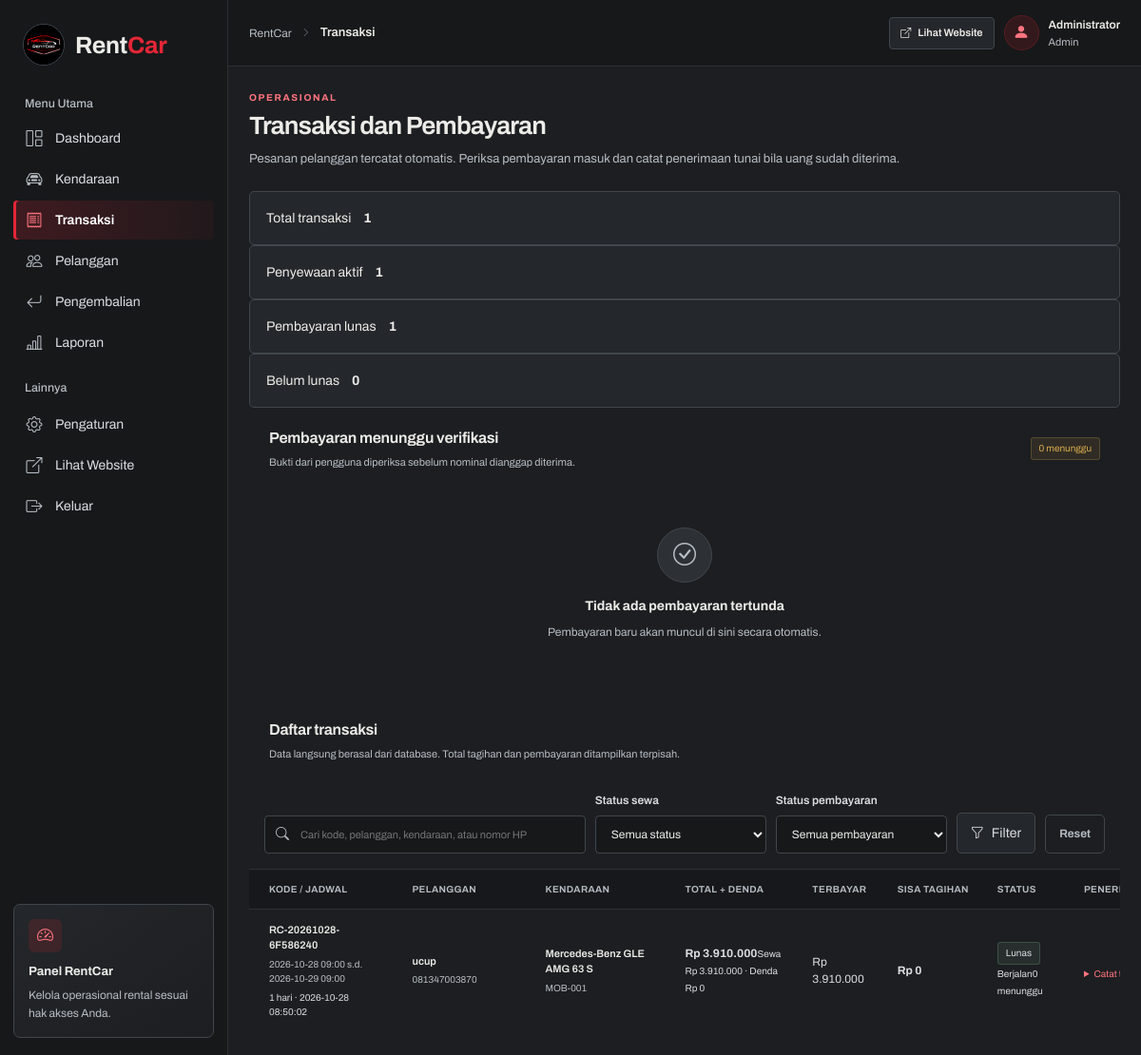
Screenshot of /admin/transaksi.php (signed in) with the database file from the repository.
### tables this page shows
CREATE TABLE `transaksi` (
  `id_transaksi` int(10) UNSIGNED NOT NULL,
  `kode_transaksi` varchar(30) NOT NULL,
  `id_pelanggan` int(10) UNSIGNED NOT NULL,
  `id_kendaraan` int(10) UNSIGNED NOT NULL,
  `tanggal_sewa` date NOT NULL,
  `waktu_sewa` time NOT NULL DEFAULT '09:00:00',
  `tanggal_kembali` date NOT NULL,
  `waktu_kembali` time NOT NULL DEFAULT '09:00:00',
  `lama_sewa` smallint(5) UNSIGNED NOT NULL,
  `harga_sewa` decimal(12,2) NOT NULL,
  `total_harga` decimal(12,2) NOT NULL,
  `uang_bayar` decimal(12,2) NOT NULL DEFAULT 0.00 COMMENT 'Cache total pembayaran yang diverifikasi, diperbarui dari tabel pembayaran',
  `metode_pembayaran` varchar(30) DEFAULT NULL,
  `kembalian` decimal(12,2) NOT NULL DEFAULT 0.00,
  `status_pembayaran` enum('Belum Dibayar','Menunggu Verifikasi','Belum Lunas','DP Dibayar','Lunas','Gagal','Pengembalian Dana') NOT NULL DEFAULT 'Belum Dibayar',
  `status_transaksi` enum('Dipesan','Berjalan','Terlambat','Selesai','Dibatalkan') NOT NULL DEFAULT 'Dipesan',
  `created_by_user` int(10) UNSIGNED DEFAULT NULL,
  `request_token` varchar(64) DEFAULT NULL,
  `catatan_pelanggan` varchar(500) DEFAULT NULL,
  `created_at` timestamp NOT NULL DEFAULT current_timestamp(),
  `updated_at` timestamp NOT NULL DEFAULT current_timestamp() ON UPDATE current_timestamp()
);

CREATE TABLE `pelanggan` (
  `id_pelanggan` int(10) UNSIGNED NOT NULL,
  `nama` varchar(100) NOT NULL,
  `nik` varchar(30) NOT NULL,
  `no_hp` varchar(20) NOT NULL,
  `alamat` text NOT NULL,
  `jenis_kelamin` enum('Laki-laki','Perempuan') NOT NULL,
  `no_sim` varchar(50) NOT NULL,
  `created_at` timestamp NOT NULL DEFAULT current_timestamp(),
  `updated_at` timestamp NOT NULL DEFAULT current_timestamp() ON UPDATE current_timestamp()
);

CREATE TABLE `kendaraan` (
  `id_kendaraan` int(10) UNSIGNED NOT NULL,
  `kode_kendaraan` varchar(20) NOT NULL,
  `nama_kendaraan` varchar(100) NOT NULL,
  `jenis` enum('Mobil','Motor') NOT NULL,
  `merk` varchar(50) NOT NULL,
  `tipe` varchar(50) NOT NULL,
  `tahun` year(4) NOT NULL,
  `nomor_polisi` varchar(20) NOT NULL,
  `harga_sewa` decimal(12,2) NOT NULL DEFAULT 0.00,
  `status` enum('Tersedia','Dipesan','Disewa','Perawatan') NOT NULL DEFAULT 'Tersedia',
  `foto` varchar(255) DEFAULT NULL,
  `catatan` text DEFAULT NULL,
  `created_at` timestamp NOT NULL DEFAULT current_timestamp(),
  `updated_at` timestamp NOT NULL DEFAULT current_timestamp() ON UPDATE current_timestamp()
);

### admin/transaksi.php (the view, shortened to what this page needs)
<?php
require_once __DIR__ . '/../config/koneksi.php';
require_once __DIR__ . '/../config/kendaraan_helper.php';
mysqli_set_charset($koneksi, 'utf8mb4');
try {
    $statsResult = $koneksi->query(
        "SELECT COUNT(*) AS total,
                COALESCE(SUM(status_transaksi IN ('Dipesan','Berjalan','Terlambat')),0) AS aktif,
                COALESCE(SUM(status_pembayaran='Lunas'),0) AS lunas,
                COALESCE(SUM(status_pembayaran NOT IN ('Lunas','Pengembalian Dana')),0) AS belum_lunas
         FROM transaksi"
    );
    $transactionStats = $statsResult->fetch_assoc() ?: ['total'=>0,'aktif'=>0,'lunas'=>0,'belum_lunas'=>0];
    $pendingResult = $koneksi->query(
        "SELECT p.id_pembayaran,p.id_transaksi,p.nominal,p.metode_pembayaran,p.jenis,p.nomor_referensi,
                p.bukti_pembayaran,p.created_at,t.kode_transaksi,t.total_harga,
                pl.nama AS nama_pelanggan,k.nama_kendaraan
         FROM pembayaran p JOIN transaksi t ON t.id_transaksi=p.id_transaksi
         JOIN pelanggan pl ON pl.id_pelanggan=t.id_pelanggan
         JOIN kendaraan k ON k.id_kendaraan=t.id_kendaraan
         WHERE p.status='Menunggu Verifikasi'
         ORDER BY p.created_at ASC,p.id_pembayaran ASC LIMIT 100"
    );
    $pendingPayments = $pendingResult->fetch_all(MYSQLI_ASSOC);
    $search = trim((string)($_GET['q'] ?? ''));
    $search = function_exists('mb_substr') ? mb_substr($search, 0, 80, 'UTF-8') : substr($search, 0, 80);
    $statusFilter = (string)($_GET['status'] ?? '');
    $paymentFilter = (string)($_GET['pembayaran'] ?? '');
    $whereParts = ['1=1']; $types=''; $params=[];
    $whereSql='WHERE '.implode(' AND ',$whereParts);
    $listStmt=$koneksi->prepare(
        "SELECT t.id_transaksi,t.kode_transaksi,t.tanggal_sewa,t.waktu_sewa,t.tanggal_kembali,t.waktu_kembali,
                t.lama_sewa,t.harga_sewa,t.total_harga,t.uang_bayar,t.status_pembayaran,t.metode_pembayaran,
                t.status_transaksi,t.created_at,pl.nama AS nama_pelanggan,pl.no_hp,
                k.nama_kendaraan,k.kode_kendaraan,COALESCE(d.total_denda,0) AS denda,
                GREATEST(0,t.total_harga-t.uang_bayar) + GREATEST(0,COALESCE(d.total_denda,0)-COALESCE(d.nominal_dibayar,0)) AS sisa_tagihan,
                COALESCE(pp.pending_count,0) AS pending_count
         FROM transaksi t
         LEFT JOIN pelanggan pl ON pl.id_pelanggan=t.id_pelanggan
         LEFT JOIN kendaraan k ON k.id_kendaraan=t.id_kendaraan
         LEFT JOIN denda d ON d.id_transaksi=t.id_transaksi
         LEFT JOIN (SELECT id_transaksi,COUNT(*) AS pending_count FROM pembayaran WHERE status='Menunggu Verifikasi' GROUP BY id_transaksi) pp ON pp.id_transaksi=t.id_transaksi
         $whereSql ORDER BY t.created_at DESC,t.id_transaksi DESC LIMIT 200"
    );
    $listStmt->execute();
    $transactions=$listStmt->get_result()->fetch_all(MYSQLI_ASSOC);
} catch (Throwable $e) {
    error_log('[RentCar transaction page] ' . $e->getMessage());
    $pageError='Data transaksi gagal dimuat. Pastikan database RentCar sudah diimpor dengan skema terbaru.';
    $transactionStats=['total'=>0,'aktif'=>0,'lunas'=>0,'belum_lunas'=>0];
    $pendingPayments=[];
    $transactions=[];
    $search=$search ?? '';
    $statusFilter=$statusFilter ?? '';
    $paymentFilter=$paymentFilter ?? '';
}
?>
<section class="vehicle-page-heading">
    <div>
        <div class="vehicle-eyebrow">OPERASIONAL</div>
        <h1>Transaksi dan Pembayaran</h1>
        <p>Pesanan pelanggan tercatat otomatis. Periksa pembayaran masuk dan catat penerimaan tunai bila uang sudah diterima.</p>
    </div>
</section>
<div class="module-stats-grid">
    <article class="module-stat-card"><span>Total transaksi</span><strong><?= number_format((int)$transactionStats['total'],0,',','.'); ?></strong></article>
    <article class="module-stat-card"><span>Penyewaan aktif</span><strong><?= number_format((int)$transactionStats['aktif'],0,',','.'); ?></strong></article>
    <article class="module-stat-card"><span>Pembayaran lunas</span><strong><?= number_format((int)$transactionStats['lunas'],0,',','.'); ?></strong></article>
    <article class="module-stat-card"><span>Belum lunas</span><strong><?= number_format((int)$transactionStats['belum_lunas'],0,',','.'); ?></strong></article>
</div>
<section class="module-panel">
    <div class="vehicle-panel-heading"><div><h2>Pembayaran menunggu verifikasi</h2><p>Bukti dari pengguna diperiksa sebelum nominal dianggap diterima.</p></div><span class="module-status is-amber"><?= count($pendingPayments); ?> menunggu</span></div>
    <?php if (!$pendingPayments) : ?>
        <div class="vehicle-empty-state"><span><i class="bi bi-check-circle"></i></span><strong>Tidak ada pembayaran tertunda</strong><p>Pembayaran baru akan muncul di sini secara otomatis.</p></div>
    <?php endif; ?>
</section>
<section class="module-panel">
    <div class="vehicle-panel-heading"><div><h2>Daftar transaksi</h2><p>Data langsung berasal dari database. Total tagihan dan pembayaran ditampilkan terpisah.</p></div></div>
    <form method="get" action="transaksi.php" class="module-filters" role="search">
        <label class="module-search-field"><i class="bi bi-search"></i><input type="search" name="q" value="<?= kh_h($search); ?>" placeholder="Cari kode, pelanggan, kendaraan, atau nomor HP" maxlength="80"></label>
        <label class="module-field module-filter-field"><span>Status sewa</span><select name="status"><option value="">Semua status</option></select></label>
        <label class="module-field module-filter-field"><span>Status pembayaran</span><select name="pembayaran"><option value="">Semua pembayaran</option></select></label>
        <button type="submit" class="vehicle-btn vehicle-btn-secondary"><i class="bi bi-funnel"></i> Filter</button><a href="transaksi.php" class="vehicle-btn vehicle-btn-quiet">Reset</a>
    </form>
    <div class="module-table-wrap"><table class="vehicle-table module-table"><thead><tr><th>Kode / Jadwal</th><th>Pelanggan</th><th>Kendaraan</th><th>Total + denda</th><th>Terbayar</th><th>Sisa tagihan</th><th>Status</th><th>Penerimaan tunai</th></tr></thead><tbody>
    <?php if ($transactions) : foreach ($transactions as $transaction) : ?>
        <tr><td><div class="module-primary-cell"><strong><?= kh_h($transaction['kode_transaksi']); ?></strong><span><?= kh_h($transaction['tanggal_sewa']); ?> <?= kh_h(substr((string)$transaction['waktu_sewa'],0,5)); ?> s.d. <?= kh_h($transaction['tanggal_kembali']); ?> <?= kh_h(substr((string)$transaction['waktu_kembali'],0,5)); ?></span><small><?= (int)$transaction['lama_sewa']; ?> hari · <?= kh_h($transaction['created_at']); ?></small></div></td>
        <td><div class="module-primary-cell"><strong><?= kh_h($transaction['nama_pelanggan'] ?? 'Pelanggan'); ?></strong><span><?= kh_h($transaction['no_hp'] ?? '-'); ?></span></div></td>
        <td><div class="module-primary-cell"><strong><?= kh_h($transaction['nama_kendaraan'] ?? 'Kendaraan'); ?></strong><span><?= kh_h($transaction['kode_kendaraan'] ?? '-'); ?></span></div></td>
        <td><strong><?= kh_h(kh_money((float)$transaction['total_harga']+(float)$transaction['denda'])); ?></strong><small>Sewa <?= kh_h(kh_money($transaction['total_harga'])); ?> · Denda <?= kh_h(kh_money($transaction['denda'])); ?></small></td>
        <td><?= kh_h(kh_money($transaction['uang_bayar'])); ?></td><td><strong><?= kh_h(kh_money($transaction['sisa_tagihan'])); ?></strong></td>
        <td><span class="module-status <?= $transaction['status_pembayaran']==='Lunas'?'is-green':'is-amber'; ?>"><?= kh_h($transaction['status_pembayaran']); ?></span><small><?= kh_h($transaction['status_transaksi']); ?></small><small><?= (int)$transaction['pending_count']; ?> menunggu</small></td>
        <td><details class="payment-inline-details"><summary>Catat tunai</summary></details></td></tr>
    <?php endforeach; else : ?><tr><td colspan="8"><div class="vehicle-empty-state"><span><i class="bi bi-receipt"></i></span><strong>Belum ada transaksi</strong><p>Pesanan pelanggan akan muncul di sini setelah disimpan.</p></div></td></tr><?php endif; ?>
    </tbody></table></div>
</section>

### assets/css/kendaraan.css (style rules this page uses)
:root { --bg: #1c1e21; --bg-side: #16181a; --panel: #24272b; --raised: #2d3136; --line: #40464d; --line-soft: #2c3035; --text: #ecebe8; --text-2: #dadde0; --muted: #b7bdc4; --red: #e32636; --red-hover: #c91e2d; --red-text: #ff7580; --red-soft: rgba(227, 38, 54, 0.14); --green: #86c49b; --green-soft: rgba(79, 171, 111, 0.14); --blue: #91bdec; --blue-soft: rgba(84, 144, 213, 0.14); --amber: #dcae4e; --amber-soft: rgba(220, 174, 78, 0.14); --warn: #dcae4e; --font: "Archivo", system-ui, -apple-system, BlinkMacSystemFont, "Segoe UI", sans-serif; --sidebar-width: 240px; }
* { box-sizing: border-box; }
html { min-width: 320px; min-height: 100%; background: var(--bg); scroll-behavior: smooth; }
body.vehicle-page { min-width: 320px; min-height: 100vh; margin: 0; background: var(--bg); color: var(--text); font-family: var(--font); font-size: 14px; line-height: 1.5; font-variant-numeric: tabular-nums; }
.vehicle-page a { color: inherit; text-decoration: none; }
.vehicle-page button, .vehicle-page input, .vehicle-page select { font: inherit; }
.vehicle-page button, .vehicle-page a, .vehicle-page input, .vehicle-page select { -webkit-tap-highlight-color: transparent; }
.vehicle-page-heading { display: flex; align-items: flex-end; justify-content: space-between; gap: 20px; margin-bottom: 24px; }
.vehicle-eyebrow { margin-bottom: 7px; color: var(--red-text); font-size: 10px; font-weight: 700; letter-spacing: 1.65px; }
.vehicle-page-heading h1 { margin: 0; color: var(--text); font-size: clamp(24px, 2.2vw, 31px); font-weight: 650; line-height: 1.2; letter-spacing: -0.85px; }
.vehicle-page-heading p { margin: 8px 0 0; color: var(--muted); font-size: 13px; line-height: 1.6; }
.vehicle-btn { display: inline-flex; align-items: center; justify-content: center; gap: 8px; min-height: 41px; padding: 10px 14px; border: 1px solid transparent; border-radius: 5px; font-size: 12px; font-weight: 650; line-height: 1.2; white-space: nowrap; cursor: pointer; transition: background 0.18s ease, border-color 0.18s ease, transform 0.18s ease; }
.vehicle-btn-secondary { color: var(--text-2) !important; background: var(--panel); border-color: var(--line); }
.vehicle-btn-quiet { color: var(--muted) !important; background: transparent; border-color: var(--line); }
.vehicle-panel-heading { display: flex; align-items: center; justify-content: space-between; gap: 15px; padding: 20px 21px 15px; }
.vehicle-panel-heading h2, .vehicle-form-heading h2 { margin: 0; color: var(--text); font-size: 16px; font-weight: 650; letter-spacing: -0.25px; }
.vehicle-panel-heading p, .vehicle-form-heading p { margin: 5px 0 0; color: var(--muted); font-size: 11px; }
.vehicle-table { width: 100%; min-width: 780px; border-collapse: collapse; text-align: left; }
.vehicle-table thead { background: rgba(17, 19, 22, 0.48); }
.vehicle-table th { padding: 13px 15px; color: var(--muted); border-bottom: 1px solid var(--line-soft); font-size: 10px; font-weight: 650; letter-spacing: 0.35px; text-transform: uppercase; white-space: nowrap; }
.vehicle-table th:first-child, .vehicle-table td:first-child { padding-left: 21px; }
.vehicle-table td { padding: 13px 15px; border-bottom: 1px solid var(--line-soft); color: var(--text-2); font-size: 12px; vertical-align: middle; }
.vehicle-table tbody tr:last-child td { border-bottom: 0; }
.vehicle-table tbody tr { transition: background 0.15s ease; }
.vehicle-empty-state { display: flex; align-items: center; flex-direction: column; padding: 45px 20px; text-align: center; }
.vehicle-empty-state > span { display: grid; place-items: center; width: 58px; height: 58px; margin-bottom: 14px; color: var(--muted); background: var(--raised); border: 1px solid var(--line); border-radius: 50%; font-size: 24px; }
.vehicle-empty-state > strong { color: var(--text); font-size: 14px; }
.vehicle-empty-state p { max-width: 390px; margin: 7px 0 16px; color: var(--muted); font-size: 12px; line-height: 1.7; }

### rows the page displays
transaksi: kode_transaksi "RC-20261028-6F586240", tanggal_sewa "2026-10-28", waktu_sewa "09:00", tanggal_kembali "2026-10-29", waktu_kembali "09:00", lama_sewa "1", created_at "2026-10-28 08:50:02", id_pelanggan.nama "ucup", id_pelanggan.no_hp "081347003870", id_kendaraan.nama_kendaraan "Mercedes-Benz GLE AMG 63 S", id_kendaraan.kode_kendaraan "MOB-001", denda "Rp 3.910.000", total_harga "Rp 3.910.000", denda "Rp 0", uang_bayar "Rp 3.910.000", sisa_tagihan "Rp 0", status_pembayaran "Lunas", status_transaksi "Berjalan", pending_count "0"

### other values shown
kh_h($navItem['label']) "Dashboard"
kh_h($navItem['label']) "Kendaraan"
kh_h($navItem['label']) "Transaksi"
kh_h($navItem['label']) "Pelanggan"
kh_h($navItem['label']) "Pengembalian"
kh_h($navItem['label']) "Laporan"
kh_h($title) "Transaksi"
kh_h($namaPengguna) "Administrator"
kh_h(ucfirst($level)) "Admin"
$transactionStats['total'] "1"
$transactionStats['aktif'] "1"
$transactionStats['lunas'] "1"
$transactionStats['belum_lunas'] "0"
count($pendingPayments) "0"
